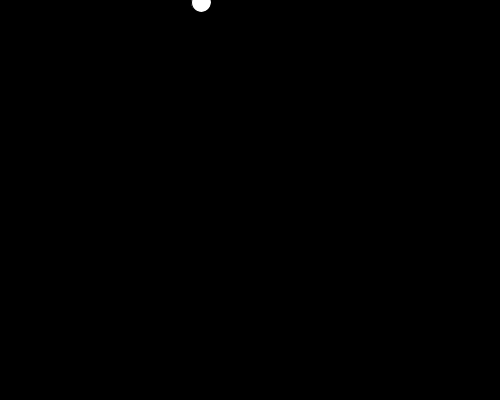
Frame 1 (no input)
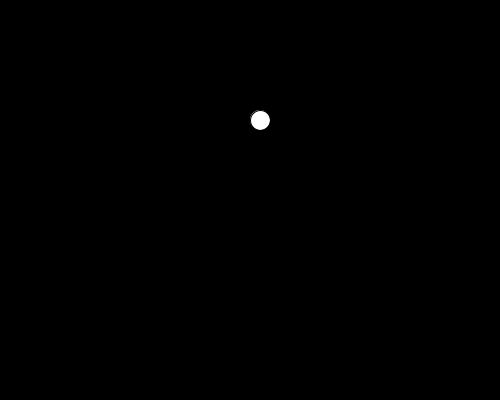
Frame 60 (the mouse pressed at the canvas centre just before this capture)
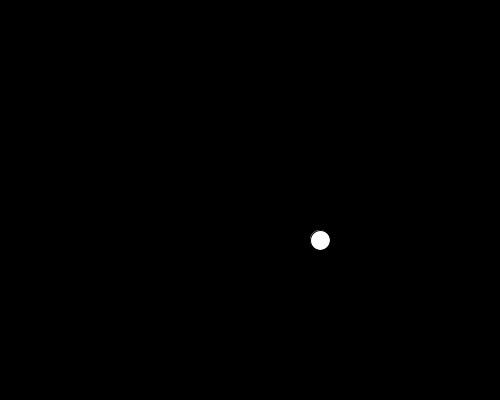
Frame 120 (the mouse held since frame 60 and released just before this capture)

The Processing sketch that drew these frames (run headless with seeded random() and noise(); from frame 60 on, the mouse is pressed at the canvas centre):

// Processing sketch: processing_115144
// ── processing_115144.pde

int circleX=200;
int circleY=0;
int circleW=20;
int speedX=1;
int speedY=2;
void setup() {
  size(500, 400);
}
void draw() { 
  background(0);
  circleX=circleX+speedX;
  circleY=circleY+speedY;
  ellipse(circleX, circleY, circleW, circleW);
  if (circleY>height) {
    speedY=-1*speedY;
    circleW=circleW+20;
    fill(255,0,0);
  }
  if (circleX>width) {
    speedX=-1*speedX;
    circleW=circleW+40;
    fill(255,255,0);
  }
  if (circleY<0) {
    speedY=-1*speedY;
    circleW=circleW+80;
    fill(0,153,0);
  }
    if (circleX<0) {
    speedX=-1*speedX;
    circleW=circleW+100;
    fill(0,0,255);
   }
}
